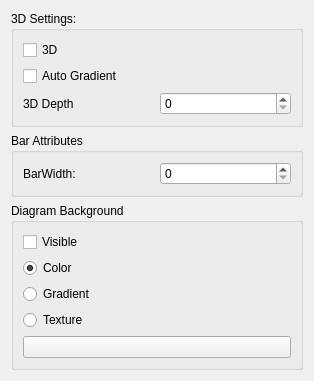
<?xml version="1.0" encoding="UTF-8"?>
<ui version="4.0">
 <class>DiagramSettings</class>
 <widget class="QWidget" name="DiagramSettings">
  <property name="geometry">
   <rect>
    <x>0</x>
    <y>0</y>
    <width>314</width>
    <height>351</height>
   </rect>
  </property>
  <property name="windowTitle">
   <string>Form</string>
  </property>
  <layout class="QVBoxLayout" name="verticalLayout">
   <item>
    <widget class="QGroupBox" name="groupBox">
     <property name="title">
      <string>3D Settings:</string>
     </property>
     <layout class="QVBoxLayout" name="verticalLayout_2">
      <item>
       <widget class="QCheckBox" name="threeDSelector">
        <property name="text">
         <string>3D</string>
        </property>
       </widget>
      </item>
      <item>
       <widget class="QCheckBox" name="autoGradient">
        <property name="text">
         <string>Auto Gradient</string>
        </property>
       </widget>
      </item>
      <item>
       <layout class="QHBoxLayout" name="horizontalLayout_2">
        <item>
         <widget class="QLabel" name="label_3">
          <property name="text">
           <string>3D Depth</string>
          </property>
         </widget>
        </item>
        <item>
         <widget class="QSpinBox" name="barHeightInput"/>
        </item>
       </layout>
      </item>
     </layout>
    </widget>
   </item>
   <item>
    <widget class="QGroupBox" name="barAttributes">
     <property name="title">
      <string>Bar Attributes</string>
     </property>
     <layout class="QVBoxLayout" name="verticalLayout_3">
      <item>
       <layout class="QHBoxLayout" name="horizontalLayout_3">
        <item>
         <widget class="QLabel" name="label_2">
          <property name="text">
           <string>BarWidth:</string>
          </property>
         </widget>
        </item>
        <item>
         <widget class="QSpinBox" name="barWidthInput"/>
        </item>
       </layout>
      </item>
     </layout>
    </widget>
   </item>
   <item>
    <widget class="QGroupBox" name="groupBox_3">
     <property name="title">
      <string>Diagram Background</string>
     </property>
     <layout class="QVBoxLayout" name="verticalLayout_4">
      <item>
       <widget class="QCheckBox" name="visibleBtn">
        <property name="text">
         <string>Visible</string>
        </property>
       </widget>
      </item>
      <item>
       <layout class="QVBoxLayout" name="verticalLayout_5">
        <item>
         <widget class="QRadioButton" name="color">
          <property name="text">
           <string>Color</string>
          </property>
          <property name="checked">
           <bool>true</bool>
          </property>
          <attribute name="buttonGroup">
           <string notr="true">buttonGroup</string>
          </attribute>
         </widget>
        </item>
        <item>
         <widget class="QRadioButton" name="gradient">
          <property name="text">
           <string>Gradient</string>
          </property>
          <attribute name="buttonGroup">
           <string notr="true">buttonGroup</string>
          </attribute>
         </widget>
        </item>
        <item>
         <widget class="QRadioButton" name="textureBtn">
          <property name="text">
           <string>Texture</string>
          </property>
          <attribute name="buttonGroup">
           <string notr="true">buttonGroup</string>
          </attribute>
         </widget>
        </item>
       </layout>
      </item>
      <item>
       <widget class="QPushButton" name="diagramBackground">
        <property name="sizePolicy">
         <sizepolicy hsizetype="Preferred" vsizetype="Fixed">
          <horstretch>0</horstretch>
          <verstretch>0</verstretch>
         </sizepolicy>
        </property>
        <property name="text">
         <string/>
        </property>
       </widget>
      </item>
     </layout>
    </widget>
   </item>
   <item>
    <spacer name="verticalSpacer">
     <property name="orientation">
      <enum>Qt::Vertical</enum>
     </property>
     <property name="sizeHint" stdset="0">
      <size>
       <width>20</width>
       <height>40</height>
      </size>
     </property>
    </spacer>
   </item>
  </layout>
 </widget>
 <resources/>
 <connections/>
 <buttongroups>
  <buttongroup name="buttonGroup"/>
 </buttongroups>
</ui>
